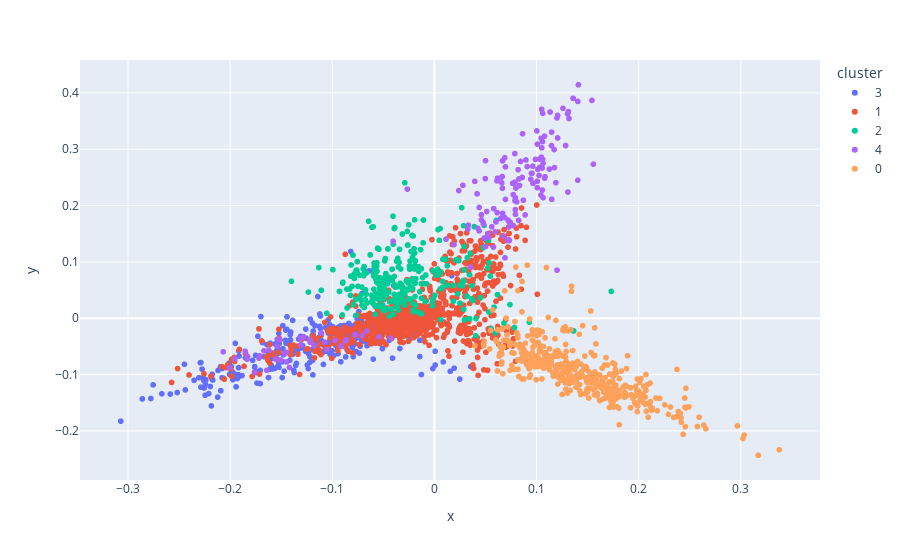

Here is the notebook cell this chart was saved with:
### Code cell
# Get features extracted by tfidf and reduce the dimensions
features_ds = result_collector[clusters_ds.applied_ops.find_by_name("tfidf")]
reduced_features = features_ds.apply(ops.dim.pca(n_dim=2))

# Visualization
vis.cluster.visualize(reduced_features, clusters_ds)

### Figure 1 — Plotly figure (JSON) as saved in the notebook; plotly's stock layout.template omitted (floating-point values rounded to 4 significant figures; data arrays with more than 128 entries replaced by an {"elided": "..."} marker saying what was removed)
{"data": [{"customdata": {"elided": "346x1 str values"}, "hovertemplate": "cluster=3<br>x=%{x}<br>y=%{y}<br>context=%{customdata[0]}<extra></extra>", "legendgroup": "3", "marker": {"color": "#636efa", "symbol": "circle"}, "mode": "markers", "name": "3", "showlegend": true, "type": "scattergl", "x": {"elided": "346 float values"}, "xaxis": "x", "y": {"elided": "346 float values"}, "yaxis": "y"}, {"customdata": {"elided": "889x1 str values"}, "hovertemplate": "cluster=1<br>x=%{x}<br>y=%{y}<br>context=%{customdata[0]}<extra></extra>", "legendgroup": "1", "marker": {"color": "#EF553B", "symbol": "circle"}, "mode": "markers", "name": "1", "showlegend": true, "type": "scattergl", "x": {"elided": "889 float values"}, "xaxis": "x", "y": {"elided": "889 float values"}, "yaxis": "y"}, {"customdata": {"elided": "349x1 str values"}, "hovertemplate": "cluster=2<br>x=%{x}<br>y=%{y}<br>context=%{customdata[0]}<extra></extra>", "legendgroup": "2", "marker": {"color": "#00cc96", "symbol": "circle"}, "mode": "markers", "name": "2", "showlegend": true, "type": "scattergl", "x": {"elided": "349 float values"}, "xaxis": "x", "y": {"elided": "349 float values"}, "yaxis": "y"}, {"customdata": {"elided": "178x1 str values"}, "hovertemplate": "cluster=4<br>x=%{x}<br>y=%{y}<br>context=%{customdata[0]}<extra></extra>", "legendgroup": "4", "marker": {"color": "#ab63fa", "symbol": "circle"}, "mode": "markers", "name": "4", "showlegend": true, "type": "scattergl", "x": {"elided": "178 float values"}, "xaxis": "x", "y": {"elided": "178 float values"}, "yaxis": "y"}, {"customdata": {"elided": "463x1 str values"}, "hovertemplate": "cluster=0<br>x=%{x}<br>y=%{y}<br>context=%{customdata[0]}<extra></extra>", "legendgroup": "0", "marker": {"color": "#FFA15A", "symbol": "circle"}, "mode": "markers", "name": "0", "showlegend": true, "type": "scattergl", "x": {"elided": "463 float values"}, "xaxis": "x", "y": {"elided": "463 float values"}, "yaxis": "y"}], "layout": {"legend": {"title": {"text": "cluster"}, "tracegroupgap": 0}, "margin": {"t": 60}, "xaxis": {"anchor": "y", "domain": [0, 1], "title": {"text": "x"}}, "yaxis": {"anchor": "x", "domain": [0, 1], "title": {"text": "y"}}}}
